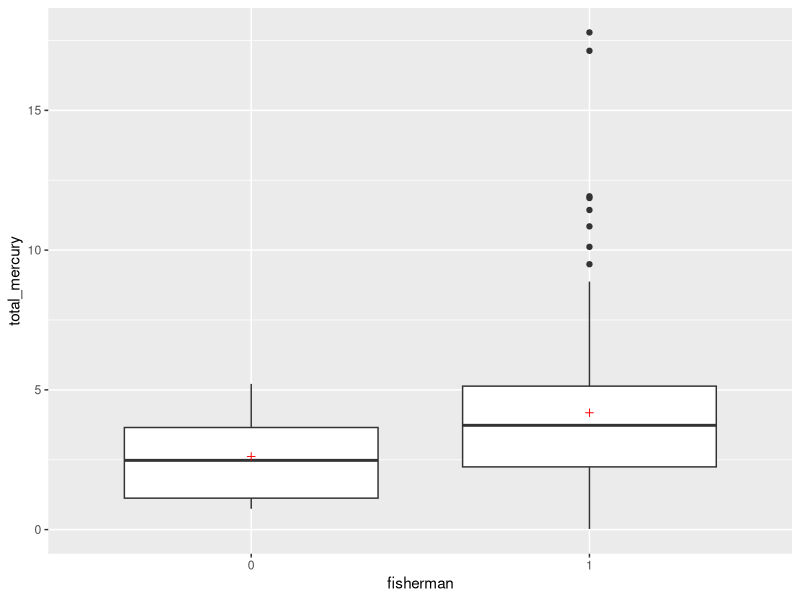

This chart was generated by the following R code:
library(dplyr)
library(ggplot2)

fishdata <- read.csv("data/fisherman_mercury_modified.csv") %>%
  mutate(fisherman = factor(fisherman))

# plot total_mercury
ggplot(fishdata, aes(x=fisherman, y=total_mercury)) + 
  geom_boxplot() +
  stat_summary(fun.y="mean",geom="point",pch=3,color="red")
